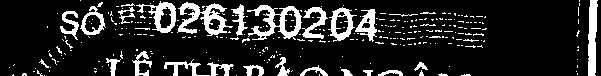
#> input picture idnumber_to_text/numbers_and_chars_2.png, 601 x 76 px
$ jupyter execute --allow-errors id_localisation.ipynb   (older library calls are emulated)
#> lines starting #> are read from the running program, lines starting #| are printed output that depends on the picture; after the words box and inside, x2 and y2 are one past the last pixel; in counts of white or black regions, pixels touching at a corner belong together
# Localising and cropping id region from the input image

**Importing essential libraries**
1. cv2: opencv for image manipulation
2. matplotlib.pyplot to show images
3. numpy for sorting

[cell 1]
import cv2
from matplotlib import pyplot as plt
from os.path import join
import numpy as np

**Reading and showing the input image**

[cell 2]
plt.rcParams["figure.figsize"] = [16.0, 12.0]
image_type = 'many_digit_groups'
image_name = '841289701567_0901315908_023841227_1_2016032415243805.jpgcardnumber'
image_path = join('number_id_test', image_type, image_name) + '.png'

img = cv2.imread('numbers_and_chars_2.png', 0)
#> img: shape (76, 601); 15.3% white; 292 white regions (264 under 20 px)

plt.imshow(img, cmap='gray')

**Descendingly sorting found contours and keep the 12 highest contours**

* Highest contour is the one has the biggest height
* Showing 12 highest contours
* Creating a list of 12 bounding boxes for those 12 contours

[cell 3]
# [4 lines of commented-out code are left out]
_, thresh = cv2.threshold(img, 127, 255, 0)

#==================================================================
img2, contours, hierarchy = cv2.findContours(thresh, mode=cv2.RETR_EXTERNAL, method=2)
#> contours = 281 contours, 259 with area under 20; largest, box (x1, y1, x2, y2) and area: (247, 5, 302, 40) 907, (177, 2, 233, 36) 743, (136, 1, 176, 33) 574, (328, 7, 357, 42) 543, (588, 0, 598, 76) 507
thresh_coloured = cv2.cvtColor(thresh, cv2.COLOR_GRAY2BGR)
#> thresh_coloured is the input picture: shape (76, 601, 3); 15.3% white; 292 white regions (264 under 20 px), largest, box (x1, y1, x2, y2) and area: (177, 2, 233, 36) 800, (247, 5, 302, 40) 791, (588, 0, 598, 76) 590

num_contours = len(contours)
#> num_contours = 281
heights = [0] * num_contours
#> heights = 281 values from 0 to 0
img_height = thresh_coloured.shape[0]
#> img_height = 76

for i in range(0, num_contours):
    x,y,w,h = cv2.boundingRect(contours[i])
    heights[i] = h / img_height
    cv2.rectangle(thresh_coloured, (x, y),(x + w, y + h), (0, 255, 0), 1)
#> this loop made 281 passes
#> (x, y, w, h) on passes 1 to 3: (236, 75, 1, 1), (44, 75, 1, 1), (461, 74, 10, 2)
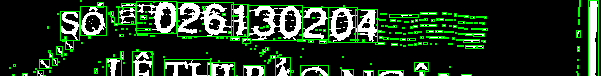
#> thresh_coloured: shape (76, 601, 3); 9.18% of pixels changed, all inside (x1, y1, x2, y2) = (9, 0, 599, 76)
#> after the loop, heights = 281 values, max 1 at index 278, min 0.0132 at index 0, mean 0.0461
plt.imshow(thresh_coloured, cmap = 'gray')
#==================================================================
desc_cnt_idx = np.flipud(np.argsort(np.array(heights)))
#> desc_cnt_idx = 281 values, max 280 at index 270, min 0 at index 271, mean 140

thresh_coloured = cv2.cvtColor(thresh, cv2.COLOR_GRAY2BGR)

num_digits = 12
rects = [None] * num_digits
#> (the rest of this cell did not finish here and is left out)


$ run again, with idnumber_to_text/number_only_1.png copied over idnumber_to_text/numbers_and_chars_2.png
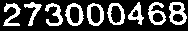
#> input picture idnumber_to_text/number_only_1.png, 188 x 31 px
#> img: shape (31, 188); 28.4% white; 9 white regions
#> contours = 9 contours; largest, box (x1, y1, x2, y2) and area: (169, 2, 187, 25) 296, (65, 3, 84, 26) 296, (87, 3, 104, 26) 290, (107, 3, 125, 25) 284, (148, 2, 166, 25) 228
#> thresh_coloured is the input picture: shape (31, 188, 3); 28.4% white; 9 white regions, largest, box (x1, y1, x2, y2) and area: (169, 2, 187, 25) 224, (65, 3, 84, 26) 198, (148, 2, 166, 25) 197
#> num_contours = 9
#> `heights = [0] * num_contours`: heights = [0, 0, 0, 0, 0, 0, 0, 0, 0]
#> the loop `for i in range(0, num_contours):` made 9 passes
#> (x, y, w, h) on passes 1 to 8: (107, 3, 18, 22), (87, 3, 17, 23), (65, 3, 19, 23), (45, 3, 18, 23), (3, 3, 18, 23), (169, 2, 18, 23), (148, 2, 18, 23), (128, 2, 16, 23)
#> after the loop `for i in range(0, num_contours):`:
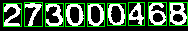
#> thresh_coloured: shape (31, 188, 3); 12.59% of pixels changed, all inside (x1, y1, x2, y2) = (3, 2, 188, 27)
#> after the loop `for i in range(0, num_contours):`: heights = [0.71, 0.742, 0.742, 0.742, 0.742, 0.742, 0.742, 0.742, 0.774]
#> desc_cnt_idx = [8, 7, 6, 5, 4, 3, 2, 1, 0]

$ run again, with idnumber_to_text/number_only_2.png copied over idnumber_to_text/numbers_and_chars_2.png
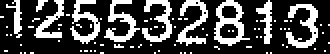
#> input picture idnumber_to_text/number_only_2.png, 165 x 27 px (shown 2 times larger)
#> img: shape (27, 165); 28.2% white in thin lines or dots
#> contours = 79 contours, 70 with area under 20; largest, box (x1, y1, x2, y2) and area: (107, 0, 125, 23) 236, (143, 2, 159, 24) 108, (88, 0, 104, 23) 94, (52, 0, 70, 21) 90, (71, 0, 86, 21) 88
#> thresh_coloured is the input picture: shape (27, 165, 3); 28.2% white in thin lines or dots
#> num_contours = 79
#> `heights = [0] * num_contours`: heights = 79 values from 0 to 0
#> the loop `for i in range(0, num_contours):` made 79 passes
#> (x, y, w, h) on passes 1 to 8: (135, 26, 1, 1), (133, 26, 1, 1), (95, 26, 1, 1), (92, 26, 1, 1), (90, 26, 1, 1), (77, 26, 1, 1), (50, 26, 2, 1), (15, 26, 2, 1)
#> after the loop `for i in range(0, num_contours):`:
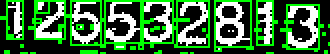
#> thresh_coloured: shape (27, 165, 3) (shown 2 times larger); mean B, G, R 61.6, 115.2, 61.6
#> after the loop `for i in range(0, num_contours):`: heights = 79 values, max 0.852 at index 71, min 0.037 at index 0, mean 0.128
#> desc_cnt_idx = 79 values, max 78 at index 8, min 0 at index 59, mean 39

$ run again, with idnumber_to_text/number_only_3.png copied over idnumber_to_text/numbers_and_chars_2.png
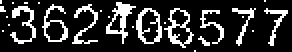
#> input picture idnumber_to_text/number_only_3.png, 146 x 26 px (shown 2 times larger)
#> img: shape (26, 146); 19.3% white in thin lines or dots
#> contours = 26 contours, 17 with area under 20; largest, box (x1, y1, x2, y2) and area: (68, 4, 81, 22) 164, (82, 4, 97, 24) 154, (21, 2, 34, 21) 106, (53, 1, 68, 22) 104, (5, 3, 18, 22) 42
#> thresh_coloured is the input picture: shape (26, 146, 3); 19.3% white in thin lines or dots
#> num_contours = 26
#> `heights = [0] * num_contours`: heights = 26 values from 0 to 0
#> the loop `for i in range(0, num_contours):` made 26 passes
#> (x, y, w, h) on passes 1 to 8: (97, 25, 1, 1), (99, 18, 6, 5), (126, 15, 1, 1), (1, 15, 1, 1), (66, 13, 1, 1), (4, 12, 1, 1), (82, 11, 1, 1), (121, 8, 1, 1)
#> after the loop `for i in range(0, num_contours):`:
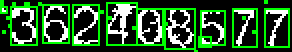
#> thresh_coloured: shape (26, 146, 3) (shown 2 times larger); 17.15% of pixels changed, all inside (x1, y1, x2, y2) = (0, 0, 145, 26)
#> after the loop `for i in range(0, num_contours):`: heights = 26 values, max 0.808 at index 20, min 0.0385 at index 0, mean 0.29
#> desc_cnt_idx = 26 values, max 25 at index 11, min 0 at index 25, mean 12.5
